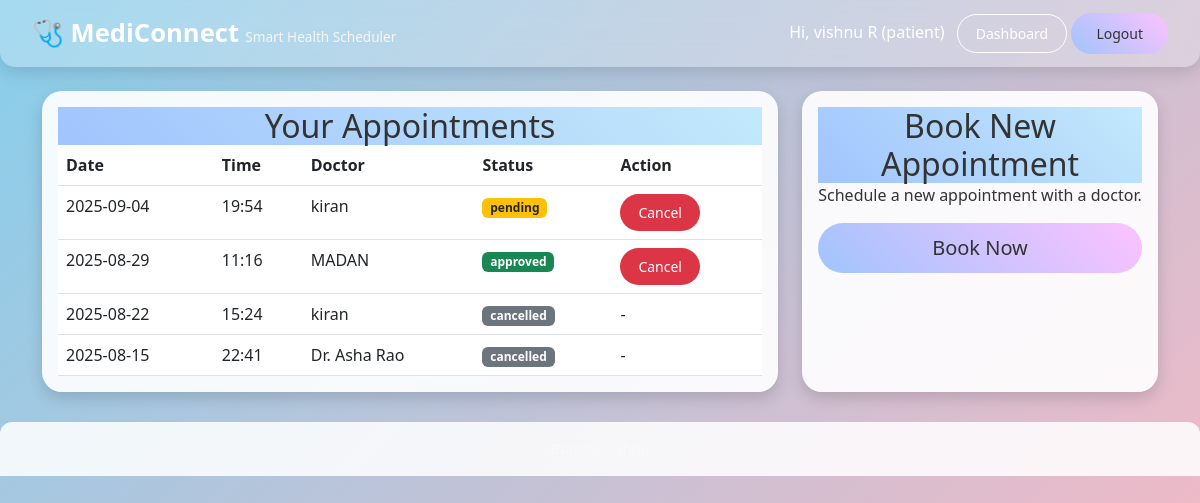
The page /patient/dashboard (signed in) on the database its author committed.
### app.py (models this page shows, shortened)
class User(UserMixin, db.Model):
    id = db.Column(db.Integer, primary_key=True)
    name = db.Column(db.String(120), nullable=False)
    email = db.Column(db.String(120), unique=True, nullable=False, index=True)
    password_hash = db.Column(db.String(255), nullable=False)
    role = db.Column(db.String(20), nullable=False, default="patient")  # patient/doctor
    specialization = db.Column(db.String(120), nullable=True)  # only for doctors
    appointments_as_patient = db.relationship(
        "Appointment", back_populates="patient", foreign_keys="Appointment.patient_id"
    )
    appointments_as_doctor = db.relationship(
        "Appointment", back_populates="doctor", foreign_keys="Appointment.doctor_id"
    )

class Appointment(db.Model):
    id = db.Column(db.Integer, primary_key=True)
    patient_id = db.Column(db.Integer, db.ForeignKey('user.id'), nullable=False)
    doctor_id = db.Column(db.Integer, db.ForeignKey('user.id'), nullable=False)
    date = db.Column(db.Date, nullable=False)
    time = db.Column(db.Time, nullable=False)
    reason = db.Column(db.String(255), nullable=True)
    status = db.Column(db.String(20), nullable=False, default="pending")  # pending/approved/rejected/cancelled
    created_at = db.Column(db.DateTime, default=datetime.utcnow)
    patient = db.relationship("User", foreign_keys=[patient_id], back_populates="appointments_as_patient")
    doctor = db.relationship("User", foreign_keys=[doctor_id], back_populates="appointments_as_doctor")

### app.py (the view)
@app.route('/patient/dashboard')
@login_required
@require_role('patient')
def patient_dashboard():
    my_appts = Appointment.query.filter_by(patient_id=current_user.id).order_by(
        Appointment.date.desc(), Appointment.time.desc()
    ).all()
    return render_template('patient_dashboard.html', appts=my_appts)

### app.py (called while the page is built)
@login_manager.user_loader
def load_user(user_id):
    return User.query.get(int(user_id))

def require_role(role):
    from functools import wraps
    def wrapper(fn):
        @wraps(fn)
        def inner(*args, **kwargs):
            if not current_user.is_authenticated:
                return login_manager.unauthorized()
            if current_user.role != role:
                abort(403)
            return fn(*args, **kwargs)
        return inner
    return wrapper

### templates/patient_dashboard.html
{% extends 'base.html' %}
{% block content %}
<div class="container mt-4">
    <div class="row g-4">
        <div class="col-md-8">
            <div class="app-card">
                <div class="card-header">
                    <h2 class="mb-0">Your Appointments</h2>
                </div>
                <div class="card-body p-0">
                    {% if appts %}
                    <table class="table table-hover mb-0">
                        <thead>
                            <tr>
                                <th>Date</th>
                                <th>Time</th>
                                <th>Doctor</th>
                                <th>Status</th>
                                <th>Action</th>
                            </tr>
                        </thead>
                        <tbody>
                            {% for a in appts %}
                            <tr>
                                <td>{{ a.date.strftime('%Y-%m-%d') }}</td>
                                <td>{{ a.time.strftime('%H:%M') }}</td>
                                <td>{{ a.doctor.name }}</td>
                                <td>
                                    {% if a.status == 'pending' %}
                                        <span class="badge bg-warning text-dark">{{ a.status }}</span>
                                    {% elif a.status == 'approved' %}
                                        <span class="badge bg-success">{{ a.status }}</span>
                                    {% elif a.status == 'rejected' %}
                                        <span class="badge bg-danger">{{ a.status }}</span>
                                    {% elif a.status == 'cancelled' %}
                                        <span class="badge bg-secondary">{{ a.status }}</span>
                                    {% endif %}
                                </td>
                                <td>
                                    {% if a.status in ['pending','approved'] %}
                                    <form method="post" action="{{ url_for('cancel_appointment', appt_id=a.id) }}">
                                        <button class="btn btn-danger btn-sm" type="submit">Cancel</button>
                                    </form>
                                    {% else %}-{% endif %}
                                </td>
                            </tr>
                            {% endfor %}
                        </tbody>
                    </table>
                    {% else %}
                    <div class="p-3">No appointments yet.</div>
                    {% endif %}
                </div>
            </div>
        </div>
        <div class="col-md-4">
            <div class="app-card h-100 text-center">
                <div class="card-header">
                    <h2 class="mb-0">Book New Appointment</h2>
                </div>
                <div class="card-body d-flex flex-column justify-content-center">
                    <p class="mb-3">Schedule a new appointment with a doctor.</p>
                    <a href="{{ url_for('book_appointment') }}" class="btn gradient-btn btn-lg">Book Now</a>
                </div>
            </div>
        </div>
    </div>
</div>
{% endblock %}

### templates/base.html (shortened to what this page needs)
<!doctype html>
<html lang="en">
<head>
  <link href="https://cdn.jsdelivr.net/npm/bootstrap@5.3.0/dist/css/bootstrap.min.css" rel="stylesheet">
  <link rel="stylesheet" href="{{ url_for('static', filename='styles.css') }}">
</head>
<body>
  <nav class="navbar custom-navbar">
    <div class="brand">
      <a href="{{ url_for('index') }}">🩺 MediConnect</a>
      <small class="tagline">Smart Health Scheduler</small>
    </div>
    <div>
      {% if current_user.is_authenticated %}
        <span class="me-2">Hi, {{ current_user.name }} ({{ current_user.role }})</span>
        <a class="btn outline btn-sm" href="{{ url_for('dashboard') }}">Dashboard</a>
        <a class="btn primary btn-sm" href="{{ url_for('logout') }}">Logout</a>
      {% endif %}
    </div>
  </nav>
  <div class="page-wrapper">
    {% block content %}{% endblock %}
  </div>
  <footer class="text-center text-light py-3">
  </footer>
</body>
</html>

### static/styles.css (style rules this page uses)
body { margin: 0; min-height: 100vh; background: linear-gradient(135deg, #87CEEB, #FFB6C1); background-attachment: fixed; background-repeat: no-repeat; background-size: cover; font-family: 'Segoe UI', Tahoma, Geneva, Verdana, sans-serif; color: #333; }
.navbar, .custom-navbar { display: flex; justify-content: space-between; align-items: center; padding: 0.8rem 2rem; color: white; box-shadow: 0 2px 10px rgba(0,0,0,0.2); }
.navbar { background: linear-gradient(90deg, #007bff, #00c6ff); }
.custom-navbar { background: rgba(255, 255, 255, 0.25); backdrop-filter: blur(12px); border-radius: 0 0 15px 15px; box-shadow: 0 4px 20px rgba(0,0,0,0.15); }
.navbar .brand a, .custom-navbar .brand a { font-weight: bold; font-size: 1.5rem; color: white; text-decoration: none; }
.custom-navbar .brand a { font-size: 1.6rem; }
.custom-navbar .tagline { font-size: 0.85rem; color: #f5f5f5; font-weight: 300; margin-left: 2px; }
.btn { border: none; border-radius: 25px; padding: 8px 18px; font-weight: 500; cursor: pointer; transition: all 0.3s ease; }
.btn.outline { background: none; border: 1px solid white; color: white; }
.btn.primary, .btn.gradient-btn { background: linear-gradient(45deg, #a1c4fd, #fcc2ff); color: #333; border: none; border-radius: 30px; padding: 10px 25px; }
.app-card { border-radius: 20px; overflow: hidden; box-shadow: 0 6px 15px rgba(0, 0, 0, 0.15); background: rgba(255, 255, 255, 0.9); backdrop-filter: blur(12px); padding: 1rem; }
.app-card .card-header { background: linear-gradient(45deg, #a1c4fd, #c2e9fb); color: #333; font-weight: 600; text-align: center; border-bottom: none; }
footer { text-align: center; padding: 15px; background: rgba(255, 255, 255, 0.85); margin-top: 30px; border-radius: 12px 12px 0 0; font-size: 0.9rem; color: #444; }

### rows shown on the page
User: name "vishnu R", role "patient"
Appointment: date "2025-09-04", time "19:54", doctor.name "kiran", status "pending"
Appointment: date "2025-08-29", time "11:16", doctor.name "MADAN", status "approved"
Appointment: date "2025-08-22", time "15:24", doctor.name "kiran", status "cancelled"
Appointment: date "2025-08-15", time "22:41", doctor.name "Dr. Asha Rao", status "cancelled"
